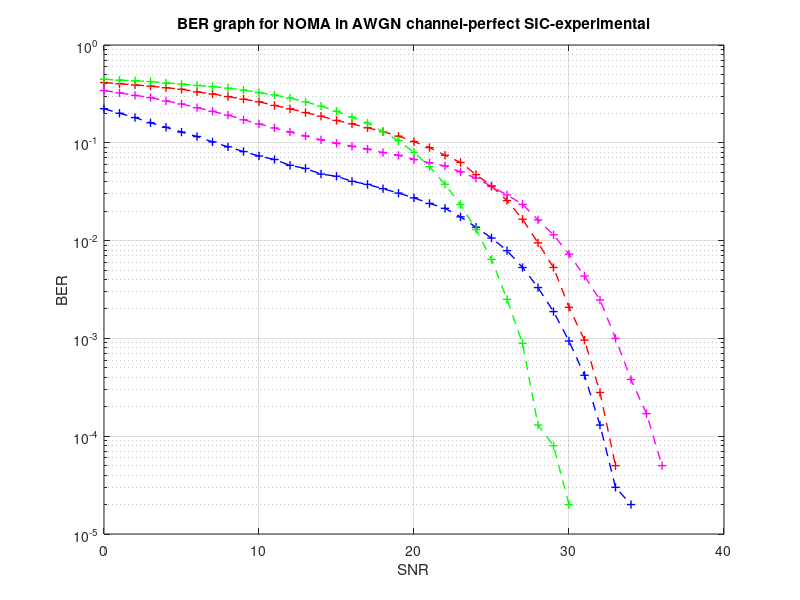

Source code (MATLAB):
clc; clear variables;
N = 10^5;         
SNR = 0:40;      
P=1;
a1 = 0.75; a2 = 0.18; a3 = 0.05; a4 = 0.02;
ber1=zeros([1 length(SNR)]);
ber2=zeros([1 length(SNR)]);
ber3=zeros([1 length(SNR)]);
ber4=zeros([1 length(SNR)]);
for u = 1:length(SNR)
    x1 = randi([0 1],1,N);
    x2 = randi([0 1],1,N);
    x3 = randi([0 1],1,N);
    x4 = randi([0 1],1,N);    
    
    xmod1 = 2*x1-1;
    xmod2 = 2*x2-1;
    xmod3 = 2*x3-1;
    xmod4 = 2*x4-1;
    x = sqrt(a1*P)*xmod1 + sqrt(a2*P)*xmod2+ sqrt(a3*P)*xmod3 + sqrt(a4*P)*xmod4;

    y1 = awgn(x,SNR(u),'measured');
    y2 = awgn(x,SNR(u),'measured');
    y3 = awgn(x,SNR(u),'measured');
    y4 = awgn(x,SNR(u),'measured');

    %AT USER 1
    %Direct decoding of x from y1
    x1_hat = ones(1,N);         
    x1_hat(y1 < 0) = 0;         %Final bits for user 1
    
    %AT USER 2
    rem2=y2-sqrt(a1*P)*xmod1;
    
    %Decode x2 from rem without signal x1
    x2_hat = zeros(1,N);
    x2_hat(rem2>0) = 1;          %Final bits for user 2
    
    %AT USER 3
    rem3 = y3 - sqrt(a1*P)*xmod1 - sqrt(a2*P)*xmod2;
    
    %Decode x3 from rem
    x3_hat = zeros(1,N);
    x3_hat(rem3>0) = 1;          %Final bits for user 3
    
    %AT USER 4
    %Direct decoding of x from y2(dd3) First of all, estimate the previous
    rem4=y4 - sqrt(a1*P)*xmod1 - sqrt(a2*P)*xmod2 - sqrt(a3*P)*xmod3;
    
    x4_hat = zeros(1,N);
    x4_hat(rem4>0) = 1;
    
    %Estimate BER
    ber1(u) = biterr(x1,x1_hat)/N;
    ber2(u) = biterr(x2,x2_hat)/N;
    ber3(u) = biterr(x3,x3_hat)/N;
    ber4(u) = biterr(x4,x4_hat)/N;
end
%plot BER curves
colorstring = 'bmrg';
figure(1)
semilogy(SNR, ber1,'+--','Color', colorstring(1), 'linewidth', 1); 
hold on; grid on;
semilogy(SNR, ber2,'+--','Color', colorstring(2), 'linewidth', 1);
semilogy(SNR, ber3,'+--','Color', colorstring(3), 'linewidth', 1); 
semilogy(SNR, ber4,'+--','Color', colorstring(4), 'linewidth', 1); 
title('BER graph for NOMA in AWGN channel-perfect SIC-experimental');
xlabel('SNR');
ylabel('BER');